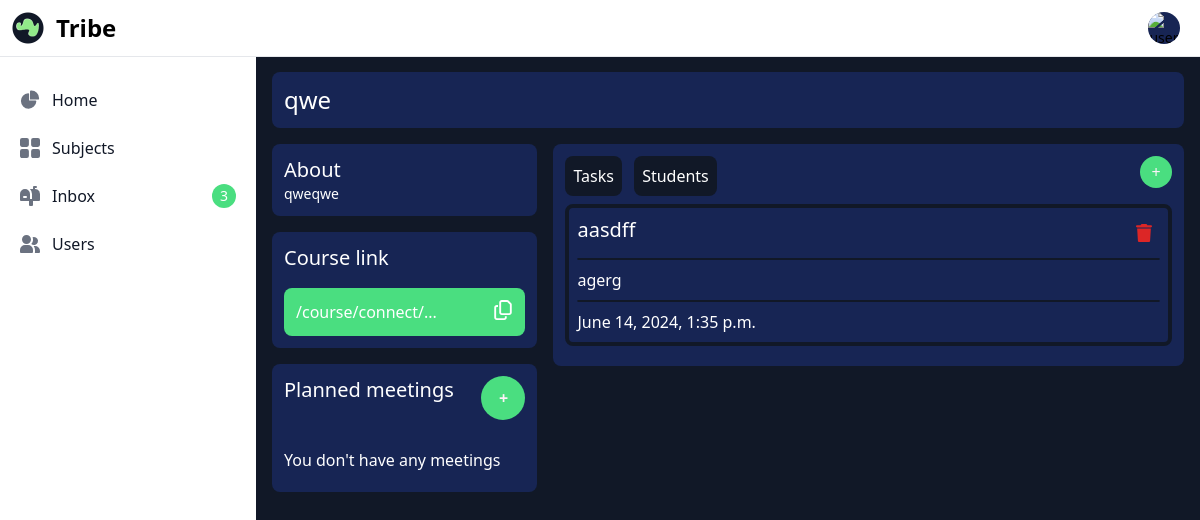
Page /course/12/ (signed in) on the committed database.
### subject/models.py (models this page shows, shortened)
class Subject(models.Model):
    title = models.CharField(max_length=200, null=True)
    teacher = models.ForeignKey(CustomUser, on_delete=models.CASCADE)
    summary = models.TextField(max_length=300, blank=True, null=True)
    grade = models.CharField(max_length=5, null=True)
    students = models.ManyToManyField(CustomUser, limit_choices_to={'is_student': True},
                                       related_name='students', blank=True, null=True)

class Material(models.Model):
    subject = models.ForeignKey(Subject, related_name="materials", on_delete=models.CASCADE)
    title = models.CharField(max_length=250, null=False, blank=False)
    description = models.TextField(null=True, blank=True)
    created_at = models.DateTimeField(auto_now_add=True)

### subject/views.py (the view)
# urls.py: path('course/<int:id>/', views.course, name='course'),
@login_required
def course(request, id):
    from schedule.models import Schedule
    from schedule.forms import ScheduleForm
    from user.models import CustomUser
    subject = get_object_or_404(Subject, pk=int(id))
    MaterialFileFormSet = modelformset_factory(MaterialFile, form=MaterialFileForm, extra=1)
    materials = subject.materials.order_by("-created_at").all()
    if request.method == 'POST':
        material_form = MaterialForm(request.POST)
        file_formset = MaterialFileFormSet(request.POST, request.FILES, queryset=MaterialFile.objects.none())
        if material_form.is_valid() and file_formset.is_valid():
            material = material_form.save(commit=False)
            material.subject = subject
            material.save()
            for form in file_formset.cleaned_data:
                if form:
                    files = form['file']
                    for f in files:
                        material_file = MaterialFile(material=material, file=f)
                        material_file.save()
            messages.success(request, 'Material and files have been successfully added.')
            return redirect('course', id=subject.id)
    else:
        material_form = MaterialForm()
        file_formset = MaterialFileFormSet(queryset=MaterialFile.objects.none())
    schedules = Schedule.objects.filter(subject=subject).all()
    form = ScheduleForm()
    return render(request, 'courses/course.html', {
        'material_form': material_form,
        'file_formset': file_formset,
        'subject': subject,
        'materials': materials,
        'schedules': schedules,
        'form': form,
    })

### templates/courses/course.html (shortened to what this page needs)
{% extends "base.html" %}
{% load static %}
{% block content %}
<div class="p-3 bg-blue-950 mt-14 rounded-lg flex flex-row justify-between">
    <h1 class="text-2xl text-white">{{ subject.title }}</h1>
</div>
<div class="mt-4 w-full text-white flex flex-row">
    <div class="w-96">
        <div class="bg-blue-950 p-3 rounded-lg">
            <p class="text-xl">About</p>
            <p class="text-sm break-words" style="overflow-wrap: break-word;">{{ subject.summary }}</p>
        </div>
        <div class="bg-blue-950 p-3 rounded-lg mt-4">
            <p class="text-xl">Course link</p>
            <button onclick="copy()"
                class="w-full flex flex-row rounded-lg p-3 bg-green-400 mt-4 justify-between hover:bg-green-300">
                <p>/course/connect/...</p>
            </button>
        </div>
        <div class="bg-blue-950 p-3 rounded-lg mt-4 flex flex-col">
            <div class="flex flex-row justify-between">
                <p class="text-xl">Planned meetings</p>
                <button onclick="openScheduleForm()"
                    class="inline-flex w-11 h-11 justify-center items-center bg-green-400 hover:bg-green-300 text-pink-50 hover:text-white rounded-full transition duration-150">
                    <span class="font-bold -mt-px">+</span></button>
            </div>
            <div id="scheduleList" class="w-full mt-5">
                {% if schedules %}
                {% for schedule in schedules %}
                <div class="rounded-lg border-gray-900 border-4 p-2 my-2" id="schedule-element-{{ schedule.id }}">
                    <div class="flex felx-row justify-between">
                        <p class="text-white text-xl">{{ schedule.title }}</p>
                        <a href="{{ schedule.url }}" class="text-green-400 text-sm underline" target="_blank">Link</a>
                    </div>
                    <hr class="border-gray-900 border rounded-lg my-2">
                    <p class="text-white text-sm">{{ schedule.summary }}</p>
                    <p class="text-white text-sm">Description: {{ schedule.description }}</p>
                    <hr class="border-gray-900 border rounded-lg my-2">
                    <div class="flex flex-row justify-between">
                        <p class="text-white text-sm">{{ schedule.datetime }}</p>
                        {% if user.is_teacher %}
                        <button
                            onclick="del(`{% url 'delete_schedule' subject_id=subject.id schedule_id=schedule.id %}`, '{{ schedule.id }}', 'schedule')">
                            <svg xmlns="http://www.w3.org/2000/svg" viewBox="0 0 448 512"
                                class="flex items-center p-2 text-gray-900 rounded-lg dark:text-white group w-8">
                                <path fill="#dc2626"
                                    d="M135.2 17.7L128 32H32C14.3 32 0 46.3 0 64S14.3 96 32 96H416c17.7 0 32-14.3 32-32s-14.3-32-32-32H320l-7.2-14.3C307.4 6.8 296.3 0 284.2 0H163.8c-12.1 0-23.2 6.8-28.6 17.7zM416 128H32L53.2 467c1.6 25.3 22.6 45 47.9 45H346.9c25.3 0 46.3-19.7 47.9-45L416 128z" />
                            </svg>
                        </button>
                        {% endif %}
                    </div>
                </div>
                {% endfor %}
                {% else %}
                <div class="text-l text-white my-2" id="scheduleText">You don't have any meetings</div>
                {% endif %}
            </div>
        </div>
    </div>
    <div class="w-full ml-4">
        <div class="rounded-lg bg-blue-950 p-3">
            <div class="flex flex-row justify-between">
                <div class="justify-between">
                    <button class="bg-gray-900 text-white p-2 rounded-lg hover:bg-blue-900" onclick="tasks()">
                        Tasks
                    </button>
                    <button class="bg-gray-900 text-white p-2 ml-2 rounded-lg hover:bg-blue-900" onclick="students()">
                        Students
                    </button>
                </div>
                <button
                    class="inline-flex w-8 h-8 justify-center items-center bg-green-400 hover:bg-green-300 text-pink-50 hover:text-white rounded-full transition duration-150"
                    onclick="openTaskForm()">+</button>
            </div>
            <div class="w-full my-2" id="tasksTab">
                <div>
                    {% for material in materials %}
                    <div class="rounded-lg border-gray-900 border-4 p-2 my-2" id="task-element-{{ material.id }}">
                        <div class="flex flex-row justify-between">
                            <div class="text-xl">{{ material.title }}</div>
                            <button
                                onclick="del(`{% url 'delete_material' subject_id=subject.id material_id=material.id %}`, '{{ material.id }}', 'task')">
                            </button>
                        </div>
                        <hr class="border-gray-900 border rounded-lg my-2">
                        {{ material.description|safe }}
                        <hr class="border-gray-900 border rounded-lg my-2">
                        {{ material.created_at }}
                    </div>
                    {% empty %}
                    <div class="text-xl my-2">This course is empty</div>
                    {% endfor %}
                </div>
            </div>
        </div>
    </div>
</div>
{% endblock %}

### static/src/styles.css (style rules this page uses)
html, :host { line-height: 1.5; -webkit-text-size-adjust: 100%; -moz-tab-size: 4; -o-tab-size: 4; tab-size: 4; font-family: ui-sans-serif, system-ui, sans-serif, "Apple Color Emoji", "Segoe UI Emoji", "Segoe UI Symbol", "Noto Color Emoji"; font-feature-settings: normal; font-variation-settings: normal; -webkit-tap-highlight-color: transparent; }
body { margin: 0; line-height: inherit; }
hr { height: 0; color: inherit; border-top-width: 1px; }
h1, h2, h3, h4, h5, h6 { font-size: inherit; font-weight: inherit; }
button, input, optgroup, select, textarea { font-family: inherit; font-feature-settings: inherit; font-variation-settings: inherit; font-size: 100%; font-weight: inherit; line-height: inherit; letter-spacing: inherit; color: inherit; margin: 0; padding: 0; }
button, select { text-transform: none; }
button, input:where([type='button']), input:where([type='reset']), input:where([type='submit']) { -webkit-appearance: button; background-color: transparent; background-image: none; }
blockquote, dl, dd, h1, h2, h3, h4, h5, h6, hr, figure, p, pre { margin: 0; }
button, [role="button"] { cursor: pointer; }
img, svg, video, canvas, audio, iframe, embed, object { display: block; vertical-align: middle; }
.my-2 { margin-top: 0.5rem; margin-bottom: 0.5rem; }
.-mt-px { margin-top: -1px; }
.ml-2 { margin-left: 0.5rem; }
.ml-4 { margin-left: 1rem; }
.mt-14 { margin-top: 3.5rem; }
.mt-4 { margin-top: 1rem; }
.mt-5 { margin-top: 1.25rem; }
.flex { display: flex; }
.inline-flex { display: inline-flex; }
.h-11 { height: 2.75rem; }
.h-5 { height: 1.25rem; }
.h-8 { height: 2rem; }
.w-11 { width: 2.75rem; }
.w-5 { width: 1.25rem; }
.w-8 { width: 2rem; }
.w-96 { width: 24rem; }
.w-full { width: 100%; }
.flex-shrink-0 { flex-shrink: 0; }
.flex-row { flex-direction: row; }
.flex-col { flex-direction: column; }
.items-center { align-items: center; }
.justify-center { justify-content: center; }
.justify-between { justify-content: space-between; }
.break-words { overflow-wrap: break-word; }
.rounded-full { border-radius: 9999px; }
.rounded-lg { border-radius: 0.5rem; }
.border { border-width: 1px; }
.border-4 { border-width: 4px; }
.border-gray-900 { --tw-border-opacity: 1; border-color: rgb(17 24 39 / var(--tw-border-opacity)); }
.bg-blue-950 { --tw-bg-opacity: 1; background-color: rgb(23 37 84 / var(--tw-bg-opacity)); }
.bg-gray-900 { --tw-bg-opacity: 1; background-color: rgb(17 24 39 / var(--tw-bg-opacity)); }
.bg-green-400 { --tw-bg-opacity: 1; background-color: rgb(74 222 128 / var(--tw-bg-opacity)); }
.p-2 { padding: 0.5rem; }
.p-3 { padding: 0.75rem; }
.text-2xl { font-size: 1.5rem; line-height: 2rem; }
.text-sm { font-size: 0.875rem; line-height: 1.25rem; }
.text-xl { font-size: 1.25rem; line-height: 1.75rem; }
.font-bold { font-weight: 700; }
.text-gray-500 { --tw-text-opacity: 1; color: rgb(107 114 128 / var(--tw-text-opacity)); }
.text-gray-900 { --tw-text-opacity: 1; color: rgb(17 24 39 / var(--tw-text-opacity)); }
.text-pink-50 { --tw-text-opacity: 1; color: rgb(253 242 248 / var(--tw-text-opacity)); }
.text-white { --tw-text-opacity: 1; color: rgb(255 255 255 / var(--tw-text-opacity)); }
.transition { transition-property: color, background-color, border-color, text-decoration-color, fill, stroke, opacity, box-shadow, transform, filter, -webkit-backdrop-filter; transition-property: color, background-color, border-color, text-decoration-color, fill, stroke, opacity, box-shadow, transform, filter, backdrop-filter; transition-property: color, background-color, border-color, text-decoration-color, fill, stroke, opacity, box-shadow, transform, filter, backdrop-filter, -webkit-backdrop-filter; transition-timing-function: cubic-bezier(0.4, 0, 0.2, 1); transition-duration: 150ms; }
.duration-150 { transition-duration: 150ms; }
.duration-75 { transition-duration: 75ms; }

### rows in the picture
Subject: title "qwe", summary "qweqwe"
Material: title "aasdff", description "agerg", created_at "June 14, 2024, 1:35 p.m."
